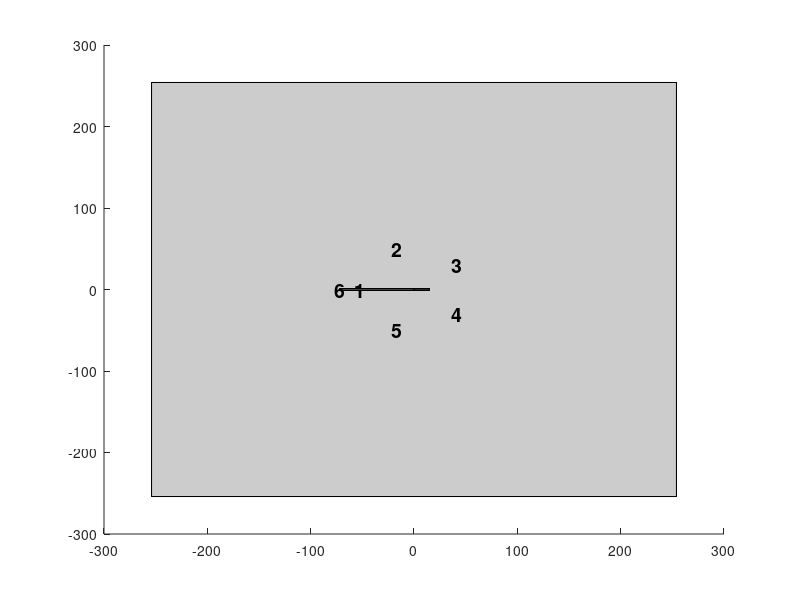

This figure's MATLAB source: (Note: this script raises an error after producing the figure.)
% Dimensions
plate_size = 508;        % mm
plate_thickness = 5;     % mm
prong_height = 30;       % mm
special_prong_height = 60; % Taller special prong
standard_radius = 52;    % mm
special_radius  = 72;    % mm
num_prongs = 5;
cyl_radius = 1;          % mm

% Centering offset
offset_xy = -plate_size / 2;
offset_z  = -plate_thickness / 2;

figure; hold on;

% Define and shift plate vertices
plate_vertices = [
    0 0 0;
    plate_size 0 0;
    plate_size plate_size 0;
    0 plate_size 0;
    0 0 plate_thickness;
    plate_size 0 plate_thickness;
    plate_size plate_size plate_thickness;
    0 plate_size plate_thickness;
];
plate_vertices(:,1:2) = plate_vertices(:,1:2) + offset_xy;
plate_vertices(:,3)   = plate_vertices(:,3)   + offset_z;

% Flip X coordinates to mirror figure about YZ plane
plate_vertices(:,1) = -plate_vertices(:,1);

plate_faces = [
    1 2 3 4;
    5 6 7 8;
    1 2 6 5;
    2 3 7 6;
    3 4 8 7;
    4 1 5 8;
];

patch('Vertices', plate_vertices, 'Faces', plate_faces, ...
      'FaceColor', [0.8 0.8 0.8], 'EdgeColor', 'k');

% Plate center (now origin)
cx = 0;
cy = 0;
cz = 0 + plate_thickness / 2;

% Prong resolution
n_circ = 30;
[XC, YC, ZC] = cylinder(cyl_radius, n_circ);
ZC_std = ZC * prong_height;
ZC_special = ZC * special_prong_height;

% --- Standard Prongs 1 to 5 ---
for k = 0:num_prongs-1
    theta = deg2rad(k * 72);
    % Flip X direction by subtracting cosine term
    px = cx - standard_radius * cos(theta);
    py = cy + standard_radius * sin(theta);

    X = XC + px;
    Y = YC + py;
    Z = ZC_std + cz;

    surf(X, Y, Z, 'FaceColor', [0.2 0.5 1], 'EdgeColor', 'none');

    % Number label
    text(px, py, cz + prong_height + 5, ...
         sprintf('%d', k+1), ...
         'FontSize', 14, 'FontWeight', 'bold', ...
         'HorizontalAlignment', 'center', 'Color', 'k');
end

% --- Special 6th Prong ---
% Parameters for L-prong
L_base_radius = 72;   % mm, distance from center
L_leg_height = 90;    % vertical leg height
L_leg_thickness = 2;  % cross-section of beam (square)
L_leg_length = 72;    % length of horizontal leg pointing inward

% Flip X direction here too
base_x = cx - L_base_radius;  % flipped
base_y = cy;
base_z = cz;

% --- Vertical leg of L --- (rectangular prism)
vert_verts = [
    0  -L_leg_thickness/2 0;
    L_leg_thickness  -L_leg_thickness/2 0;
    L_leg_thickness  L_leg_thickness/2 0;
    0  L_leg_thickness/2 0;
    0  -L_leg_thickness/2 L_leg_height;
    L_leg_thickness  -L_leg_thickness/2 L_leg_height;
    L_leg_thickness  L_leg_thickness/2 L_leg_height;
    0  L_leg_thickness/2 L_leg_height;
];

% Shift vertical leg to base position
vert_verts(:,1) = vert_verts(:,1) + base_x;
vert_verts(:,2) = vert_verts(:,2) + base_y;
vert_verts(:,3) = vert_verts(:,3) + base_z;

% Faces of a box (quads)
box_faces = [
    1 2 3 4;  % bottom
    5 6 7 8;  % top
    1 2 6 5;
    2 3 7 6;
    3 4 8 7;
    4 1 5 8;
];

patch('Vertices', vert_verts, 'Faces', box_faces, ...
      'FaceColor', [1 0.4 0.2], 'EdgeColor', 'k');

% --- Horizontal leg of L --- (rectangular prism pointing inward, along -X)
horz_verts = [
    L_leg_length  -L_leg_thickness/2 0;
    0             -L_leg_thickness/2 0;
    0             L_leg_thickness/2 0;
    L_leg_length  L_leg_thickness/2 0;
    L_leg_length  -L_leg_thickness/2 L_leg_thickness;
    0             -L_leg_thickness/2 L_leg_thickness;
    0             L_leg_thickness/2 L_leg_thickness;
    L_leg_length  L_leg_thickness/2 L_leg_thickness;
];

% Shift horizontal leg to top of vertical leg base (same base_x,y,z)
horz_verts(:,1) = horz_verts(:,1) + base_x;
horz_verts(:,2) = horz_verts(:,2) + base_y;
horz_verts(:,3) = horz_verts(:,3) + base_z + L_leg_height - L_leg_thickness;

patch('Vertices', horz_verts, 'Faces', box_faces, ...
      'FaceColor', [1 0.4 0.2], 'EdgeColor', 'k');

% Add label for prong 6
text(base_x, base_y, base_z + L_leg_height + 5, ...
     '6', 'FontSize', 14, 'FontWeight', 'bold', ...
     'HorizontalAlignment', 'center', 'Color', 'k');

% Small rectangular prism dimensions
small_thickness = 40;  % Z direction height
small_height = 2;      % Y direction thickness
small_length = 15;     % X direction length

% Define vertices for the small prism
small_verts = [
    0                -small_height/2    0;
    small_length      -small_height/2    0;
    small_length       small_height/2    0;
    0                 small_height/2    0;
    0                -small_height/2    small_thickness;
    small_length      -small_height/2    small_thickness;
    small_length       small_height/2    small_thickness;
    0                 small_height/2    small_thickness;
];

% Position the small prism at the end of the horizontal leg
small_verts(:,1) = small_verts(:,1) + base_x + L_leg_length;
small_verts(:,2) = small_verts(:,2) + base_y;
small_verts(:,3) = small_verts(:,3) + base_z + L_leg_height - L_leg_thickness - small_thickness/2;

% Plot the small rectangular prism
patch('Vertices', small_verts, 'Faces', box_faces, ...
      'FaceColor', [0.8 0.2 0.2], 'EdgeColor', 'k');

% --- Helper function to convert quads to triangles ---
function triFaces = quads2triangles(quadFaces)
    triFaces = zeros(size(quadFaces,1)*2, 3);
    for i = 1:size(quadFaces,1)
        q = quadFaces(i,:);
        triFaces(2*i-1,:) = q([1 2 3]);
        triFaces(2*i,:)   = q([1 3 4]);
    end
end

% --- Prepare STL export ---

% Convert quad faces to triangles
plate_faces_tri = quads2triangles(plate_faces);
box_faces_tri = quads2triangles(box_faces);

all_V = [];
all_F = [];
f_offset = 0;

% Plate
all_V = [all_V; plate_vertices];
all_F = [all_F; plate_faces_tri + f_offset];
f_offset = size(all_V,1);

% Standard prongs
for k = 0:num_prongs-1
    theta = deg2rad(k * 72);
    px = cx - standard_radius * cos(theta);
    py = cy + standard_radius * sin(theta);

    X = XC + px;
    Y = YC + py;
    Z = ZC_std + cz;

    [F,V] = surf2patch(X, Y, Z, 'triangles');

    all_V = [all_V; V];
    all_F = [all_F; F + f_offset];
    f_offset = size(all_V,1);
end

% Vertical leg
all_V = [all_V; vert_verts];
all_F = [all_F; box_faces_tri + f_offset];
f_offset = size(all_V,1);

% Horizontal leg
all_V = [all_V; horz_verts];
all_F = [all_F; box_faces_tri + f_offset];
f_offset = size(all_V,1);

% Small prism
all_V = [all_V; small_verts];
all_F = [all_F; box_faces_tri + f_offset];
f_offset = size(all_V,1);

% Write STL file
% Create triangulation object and export to STL
TR = triangulation(all_F, all_V);
stlwrite(TR, 'falcon_model.stl');


% Final view settings
axis equal;
xlabel('X (mm)'); ylabel('Y (mm)'); zlabel('Z (mm)');
view(30, 30);
camlight; lighting gouraud;
title('FALCON');
